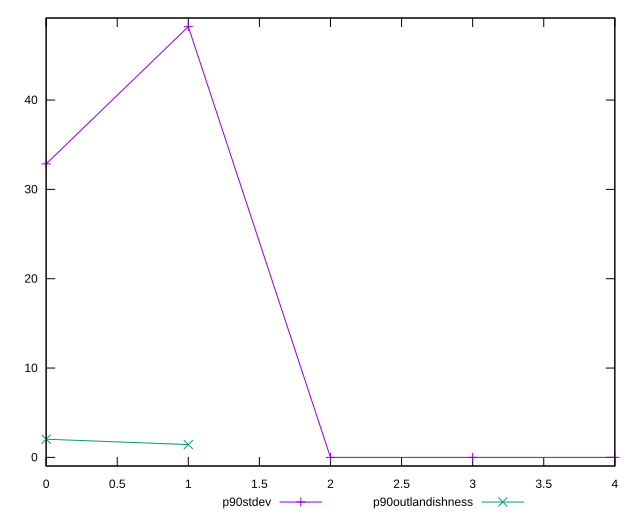

This figure's gnuplot source:
reset

$p90Stdev <<EOF
0 32.851677042011296
1 48.21684552044082
2 0
3 0
4 0
EOF

$p90Outlandishness <<EOF
0 2.0340661117717
1 1.4312859504132236
EOF

set key outside below
set xrange [0:4]
set yrange [-0.9643369104088164:49.18118243084964]
set trange [-0.9643369104088164:49.18118243084964]
set terminal svg size 640, 520 enhanced background rgb 'white'
set output "report_00018_2021-02-10T15-25-16.877Z/unminified-css/progression/stddev.svg"

plot $p90Stdev title "p90stdev" with linespoints, \
     $p90Outlandishness title "p90outlandishness" with linespoints

reset
